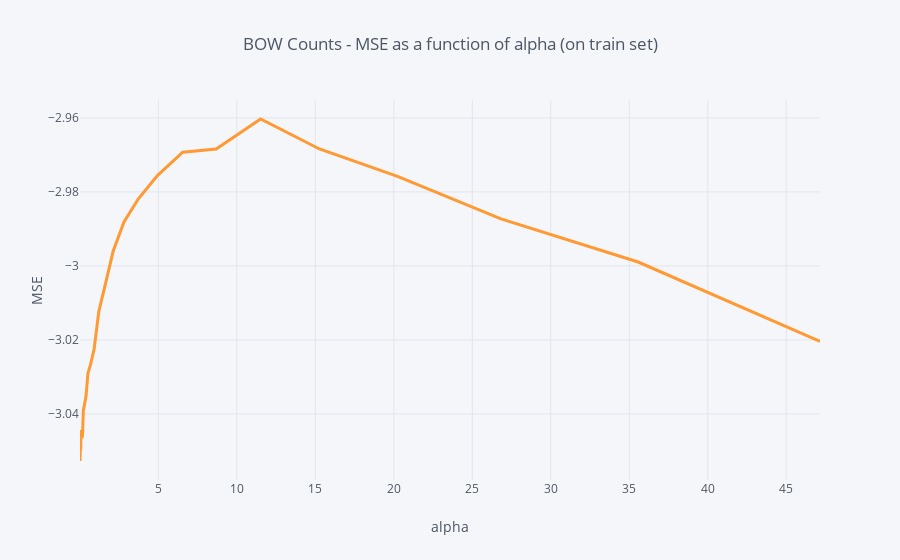

Notebook cell for this chart:
### Code cell
cv_results2 = pd.DataFrame(MSE_by_alpha2, columns = ['alpha', 'MSE'])
cv_results2.query('alpha < 50').set_index('alpha').MSE.iplot(title = 'BOW Counts - MSE as a function of alpha (on train set)', xTitle = 'alpha', yTitle = 'MSE', width = 3, hline=(0,0))

### Figure 1 — Plotly figure (JSON) as saved in the notebook; plotly's stock layout.template omitted (floating-point values rounded to 4 significant figures)
{"data": [{"line": {"color": "rgba(255, 153, 51, 1.0)", "dash": "solid", "shape": "linear", "width": 3}, "mode": "lines", "name": "MSE", "text": "", "type": "scatter", "x": [0.01, 0.01326, 0.01758, 0.0233, 0.03089, 0.04095, 0.05429, 0.07197, 0.09541, 0.1265, 0.1677, 0.2223, 0.2947, 0.3907, 0.5179, 0.6866, 0.9103, 1.207, 1.6, 2.121, 2.812, 3.728, 4.942, 6.551, 8.685, 11.51, 15.26, 20.24, 26.83, 35.56, 47.15], "y": [-3.053, -3.048, -3.052, -3.05, -3.05, -3.048, -3.05, -3.044, -3.047, -3.044, -3.046, -3.039, -3.038, -3.035, -3.029, -3.027, -3.022, -3.012, -3.005, -2.996, -2.988, -2.982, -2.976, -2.969, -2.968, -2.96, -2.968, -2.976, -2.987, -2.999, -3.02]}], "layout": {"autosize": true, "legend": {"bgcolor": "#F5F6F9", "font": {"color": "#4D5663"}}, "paper_bgcolor": "#F5F6F9", "plot_bgcolor": "#F5F6F9", "shapes": [{"line": {"color": "#db4052", "dash": "solid", "width": 1}, "type": "line", "x0": 0, "x1": 1, "xref": "paper", "y0": [0, 0], "y1": [0, 0], "yref": "y"}], "title": {"font": {"color": "#4D5663"}, "text": "BOW Counts - MSE as a function of alpha (on train set)"}, "xaxis": {"autorange": true, "gridcolor": "#E1E5ED", "range": [0.01, 47.15], "showgrid": true, "tickfont": {"color": "#4D5663"}, "title": {"font": {"color": "#4D5663"}, "text": "alpha"}, "type": "linear", "zerolinecolor": "#E1E5ED"}, "yaxis": {"autorange": true, "gridcolor": "#E1E5ED", "range": [-3.058, -2.955], "showgrid": true, "tickfont": {"color": "#4D5663"}, "title": {"font": {"color": "#4D5663"}, "text": "MSE"}, "type": "linear", "zerolinecolor": "#E1E5ED"}}}
